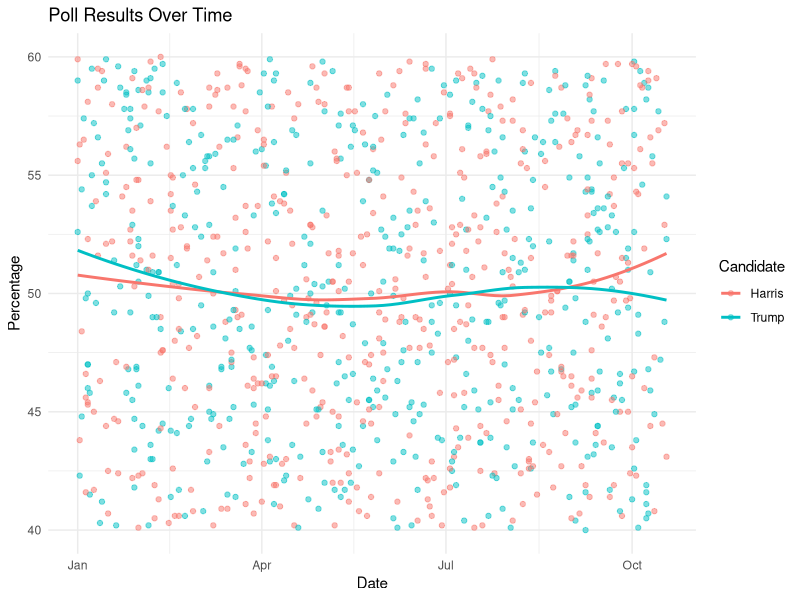
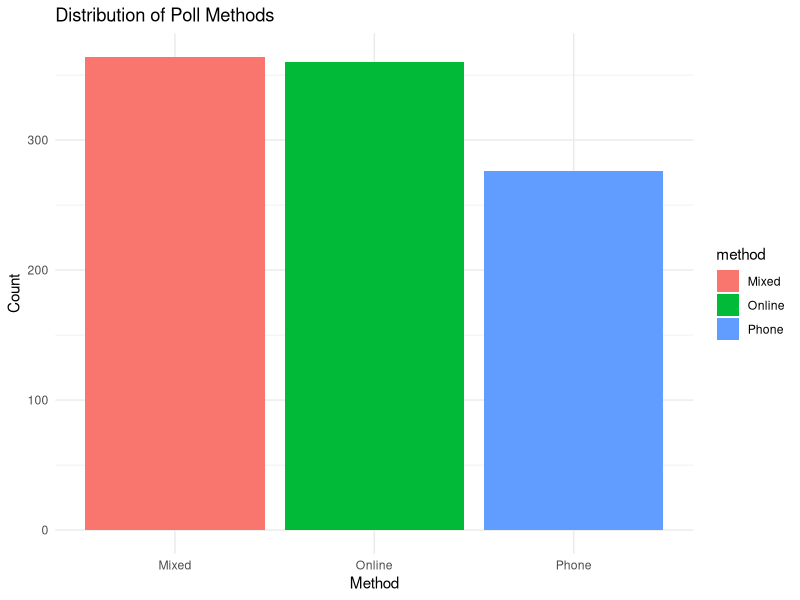
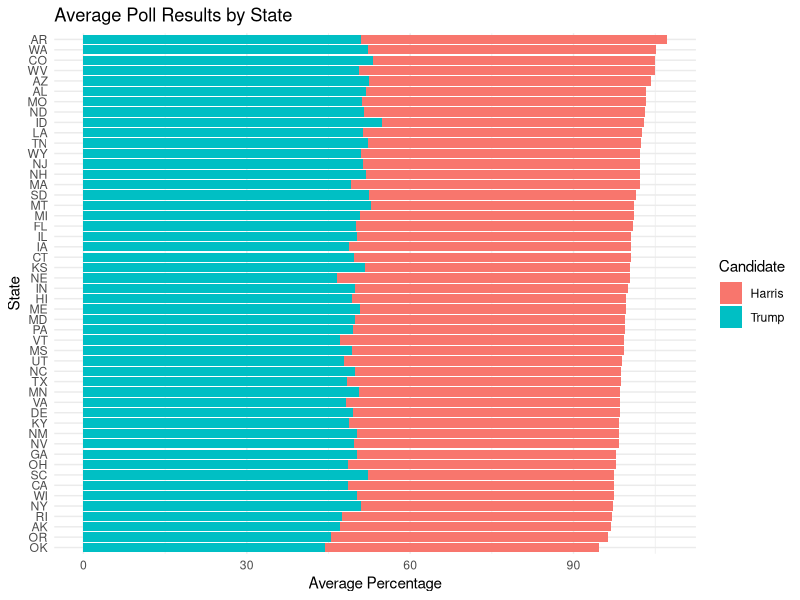

These charts were generated, in order, by the following R code: (Note: this script raises an error after producing the figures.)
#### Preamble ####
# Purpose: Simulates a dataset of US pollster polling outcomes
# Authors: Tim Chen, Steven Li, Tommy Fu
# Date: 18 October 2024
# Contacts: 
# - Tim Chen: timwt.chen@mail.utoronto.ca
# - Steven Li: stevency.li@mail.utoronto.ca
# - Tommy Fu: tommy.fu@mail.utoronto.ca
# Pre-requisites:
# - Packages `tidyverse`, and `lubridate` must be installed and loaded


#### Workspace setup ####
library(tidyverse)
library(lubridate)

#### Data expectations ####
# Pollster Data:
# - Columns: poll_id, pollster, pollster_rating, method, state, voter_type, party, winner, percentage
# - poll_id should be unique
# - Date should be between 2024-01-01 and 2024-10-18
# - pollster_rating should be between 1 and 5
# - method should be one of: "Online", "Phone", "Mixed"
# - state should be valid US state abbreviations
# - voter_type should be one of: "Likely Voters", "Registered Voters", "All Adults"
# - party should be one of: "Republican", "Democrat"
# - winner should be one of: "Trump", "Harris"
# - percentage should be between 0 and 100

set.seed(2024)

########################### Simulate Pollster Data ############################ 
num_polls <- 1000

pollster_data <- tibble(
  poll_id = seq(1, num_polls),
  date = sample(seq(as.Date('2024-01-01'), as.Date('2024-10-18'), by="day"), 
                num_polls, replace=TRUE),
  pollster = sample(c("PollsterA", "PollsterB", "PollsterC", 
                      "PollsterD", "PollsterE"), num_polls, replace=TRUE),
  pollster_rating = round(runif(num_polls, 1, 5), 1),
  method = sample(c("Online", "Phone", "Mixed"), num_polls, replace=TRUE),
  state = sample(state.abb, num_polls, replace=TRUE),
  voter_type = sample(c("Likely Voters", "Registered Voters"), 
                      num_polls, replace=TRUE),
  party = sample(c("Republican", "Democrat"), num_polls, replace=TRUE),
  winner = sample(c("Trump", "Harris"), num_polls, replace=TRUE),
  percentage = round(runif(num_polls, 40, 60), 1)
)

# Adjust percentages based on winner
pollster_data <- pollster_data %>%
  mutate(percentage = case_when(
    winner == "Trump" ~ percentage,
    winner == "Harris" ~ 100 - percentage
  ))

############################## Visualizations  ##############################
# Poll results over time
pollster_data %>%
  ggplot(aes(x = date, y = percentage, color = winner)) +
  geom_point(alpha = 0.5) +
  geom_smooth(method = "loess", se = FALSE) +
  labs(title = "Poll Results Over Time",
       x = "Date",
       y = "Percentage",
       color = "Candidate") +
  theme_minimal()

# Distribution of poll methods
pollster_data %>%
  count(method) %>%
  ggplot(aes(x = method, y = n, fill = method)) +
  geom_col() +
  labs(title = "Distribution of Poll Methods",
       x = "Method",
       y = "Count") +
  theme_minimal()

# Average poll results by state
pollster_data %>%
  group_by(state, winner) %>%
  summarise(avg_percentage = mean(percentage)) %>%
  ggplot(aes(x = reorder(state, avg_percentage), y = avg_percentage, 
             fill = winner)) +
  geom_col() +
  coord_flip() +
  labs(title = "Average Poll Results by State",
       x = "State",
       y = "Average Percentage",
       fill = "Candidate") +
  theme_minimal()

# Save the simulated data
write_csv(pollster_data, "data/00-simulated_data/simulated_pollster_data.csv")